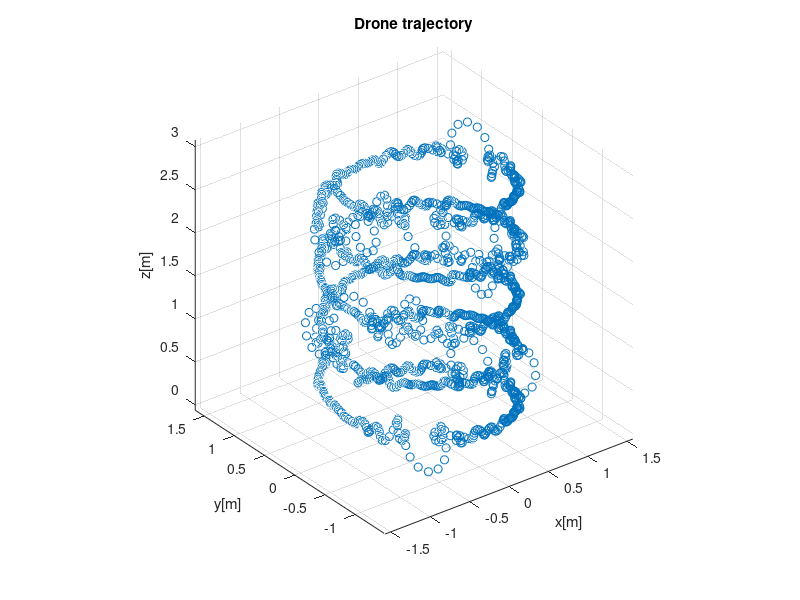

Reproduce this figure in MATLAB. (Note: this script raises an error after producing the figure.)
clc
clear all
close all
warning('off','all')
load trajectory1

%ex2
plot3(x,y,z,'o')
grid on
axis equal
title("Drone trajectory")
xlabel("x[m]")
ylabel("y[m]")
zlabel("z[m]")
saveas(gcf, '184865_Nowak_zad2.png')

%ex4
N = 50;
[~, xa] = approx_poly(n,x,N);
[~, ya] = approx_poly(n,y,N);
[~, za] = approx_poly(n,z,N);
figure()
plot3(x,y,z,'o')
grid on
axis equal
hold on
plot3(xa, ya, za, 'lineWidth', 4)
title("Real trajectory and polynomial approximated trajectory with N=50")
xlabel("x[m]")
ylabel("y[m]")
zlabel("z[m]")
saveas(gcf, '184865_Nowak_zad4.png')

%ex5
clc
clear all
close all
warning('off','all')
load trajectory2.mat
N=60;
[~, xa] = approx_poly(n,x,N);
[~, ya] = approx_poly(n,y,N);
[~, za] = approx_poly(n,z,N);
plot3(x,y,z,'o')
grid on
axis equal
hold on
plot3(xa, ya, za, 'lineWidth', 4)
title("Real trajectory and polynomial approximated trajectory with N=60")
xlabel("x[m]")
ylabel("y[m]")
zlabel("z[m]")
saveas(gcf, '184865_Nowak_zad5.png')
M=size(n,2);
for N = 1:71
    [~, ax] = approx_poly(n,x,N);
    [~, ay] = approx_poly(n,y,N);
    [~, az] = approx_poly(n,z,N);
    err(N) = (sqrt(sum((x-ax).^2)))/M+(sqrt(sum((y-ay).^2))/M)+(sqrt(sum((z-az).^2))/M);
end
figure()
semilogy(err)
title("Error of polynomial approximation")
xlabel("N")
ylabel("Error")
saveas(gcf, '184865_Nowak_zad5_b.png')

%ex7
clc
clear all
close all
warning('off','all')
load trajectory2.mat
N=60;
[xa] = approx_trig(n,x,N);
[ya] = approx_trig(n,y,N);
[za] = approx_trig(n,z,N);
plot3(x,y,z,'o')
grid on
axis equal
hold on
plot3(xa, ya, za, 'lineWidth', 4)
title("Real trajectory and trigonometric approximated trajectory with N=60")
xlabel("x[m]")
ylabel("y[m]")
zlabel("z[m]")
saveas(gcf, '184865_Nowak_zad7.png')
M=size(n,2);
for N = 1:71
    [ax] = approx_trig(n,x,N);
    [ay] = approx_trig(n,y,N);
    [az] = approx_trig(n,z,N);
    err(N) = (sqrt(sum((x-ax).^2)))/M+(sqrt(sum((y-ay).^2))/M)+(sqrt(sum((z-az).^2))/M);
end
figure()
semilogy(err)
title("Error of trigonometric approximation")
xlabel("N")
ylabel("Error")
saveas(gcf, '184865_Nowak_zad7_b.png')